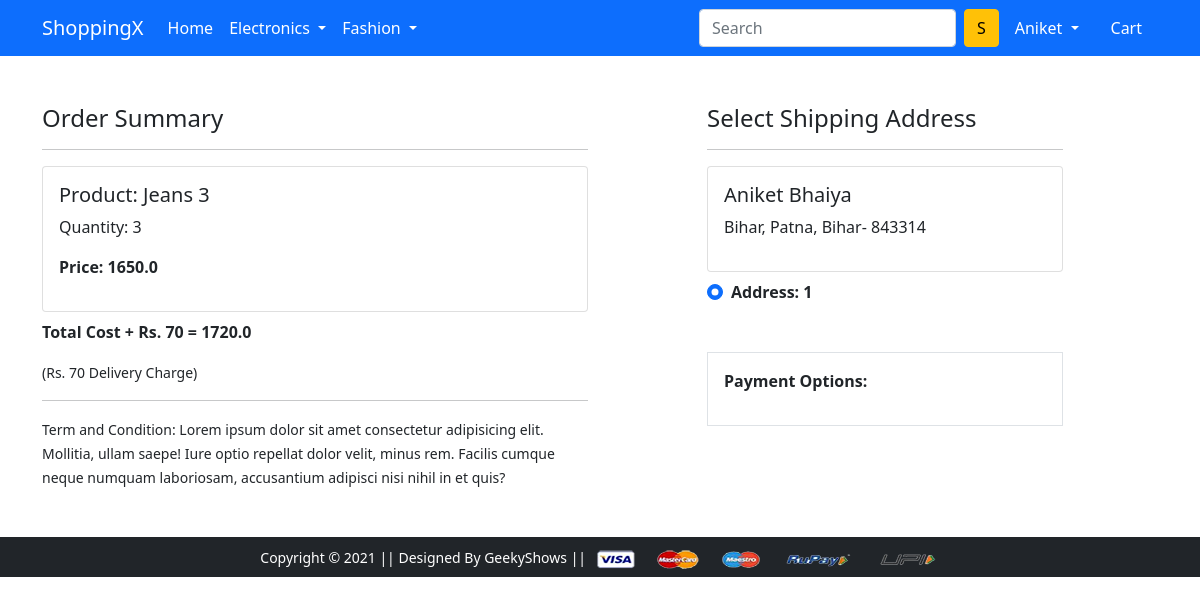
Screenshot of /checkout/ (signed in) with the database file from the repository.
### app/models.py (models this page shows, shortened)
class Cart(models.Model):
 user = models.ForeignKey(User, on_delete=models.CASCADE)
 product = models.ForeignKey(Product, on_delete=models.CASCADE)
 quantity = models.PositiveIntegerField(default=1)
 @property
 def total_cost(self):
   return self.quantity * self.product.discounted_price

class Product(models.Model):
 title = models.CharField(max_length=100)
 selling_price = models.FloatField()
 discounted_price = models.FloatField()
 description = models.TextField()
 brand = models.CharField(max_length=100)
 category = models.CharField( choices=CATEGORY_CHOICES, max_length=2)
 product_image = models.ImageField(upload_to='productimg')

class Customer(models.Model):
 user = models.ForeignKey(User, on_delete=models.CASCADE)
 name = models.CharField(max_length=200)
 locality = models.CharField(max_length=200)
 city = models.CharField(max_length=50)
 zipcode = models.IntegerField()
 state = models.CharField(choices=STATE_CHOICES, max_length=50)

### app/views.py (the view)
# urls.py: path('checkout/', views.checkout, name='checkout'),
@login_required
def checkout(request):
	user = request.user
	add = Customer.objects.filter(user=user)
	cart_items = Cart.objects.filter(user=request.user)
	amount = 0.0
	shipping_amount = 70.0
	totalamount=0.0
	cart_product = [p for p in Cart.objects.all() if p.user == request.user]
	if cart_product:
		for p in cart_product:
			tempamount = (p.quantity * p.product.discounted_price)
			amount += tempamount
		totalamount = amount+shipping_amount
	return render(request, 'app/checkout.html', {'add':add, 'cart_items':cart_items, 'totalcost':totalamount})

### app/templates/app/checkout.html (shortened to what this page needs)
{% extends 'app/base.html' %}
{% load static %}
{% block main-content %}
<div class="container">
 <div class="row mt-5">
  <div class="col-sm-6">
    <h4>Order Summary</h4>
    <hr>
    {% for item in cart_items %}
      <div class="card mb-2">
        <div class="card-body">
          <h5>Product: {{item.product.title}}</h5>
          <p>Quantity: {{item.quantity}}</p>
          <p class="fw-bold">Price: {{item.total_cost}}</p>
        </div>
      </div>
    {% endfor %}
    <p class="fw-bold">Total Cost + Rs. 70  = {{totalcost}}</p>
    <small>(Rs. 70 Delivery Charge)</small> <hr>
    <small>Term and Condition: Lorem ipsum dolor sit amet consectetur adipisicing elit. Mollitia, ullam saepe! Iure optio repellat dolor velit, minus rem. Facilis cumque neque numquam laboriosam, accusantium adipisci nisi nihil in et quis?</small>
  </div>
  <div class="col-sm-4 offset-sm-1">
    <h4>Select Shipping Address</h4>
    <hr>
    <form action="/paymentdone" id="myform">
    {% for ad in add %}
      <div class="card">
        <div class="card-body">
        <h5>{{ad.name}}</h5>
        <p>{{ad.locality}}, {{ad.city}}, {{ad.state}}- {{ad.zipcode}}</p>
        </div>
      </div>
        <div class="form-check mt-2 mb-5">
          <input class="form-check-input" type="radio" name="custid" id="custadd{{forloop.counter}}" value="{{ad.id}}" checked>
          <label class="form-check-label fw-bold" for="custadd{{forloop.counter}}">
            Address: {{ forloop.counter }} </label>
        </div>
      {% endfor %}
        <div class="border p-3">
          <p class="fw-bold">Payment Options:</p>
        </div>
      </form>
    </div>
  </div>
</div>
{% endblock main-content %}

### app/templates/app/base.html (shortened to what this page needs)
<!doctype html>
{% load static %}
<html lang="en">
  <head>
    <link href="https://cdn.jsdelivr.net/npm/bootstrap@5.0.0-beta1/dist/css/bootstrap.min.css" rel="stylesheet">
    <link rel="stylesheet" href="{% static 'app/css/owl.carousel.min.css' %}">
    <link rel="stylesheet" href="{% static 'app/css/all.min.css' %}">
    <link rel="stylesheet" href="{% static 'app/css/style.css' %}">
  </head>
  <body>
    <nav class="navbar navbar-expand-lg navbar-dark bg-primary">
     <div class="container">
       <a class="navbar-brand" href="/">ShoppingX</a>
       <div class="collapse navbar-collapse" id="navbarSupportedContent">
         <ul class="navbar-nav me-auto mb-2 mb-lg-0">
           <li class="nav-item">
             <a class="nav-link active" aria-current="page" href="/">Home</a>
           </li>
           <li class="nav-item dropdown">
             <a class="nav-link dropdown-toggle text-white" href="#" id="electronicsDropdown" role="button" data-bs-toggle="dropdown" aria-expanded="false">
               Electronics
             </a>
           </li>
           <li class="nav-item dropdown">
             <a class="nav-link dropdown-toggle text-white" href="#" id="fashionDropdown" role="button" data-bs-toggle="dropdown" aria-expanded="false">
               Fashion
             </a>
           </li>
         </ul>
         <form class="d-flex">
           <input class="form-control me-2" type="search" placeholder="Search" aria-label="Search">
           <button class="btn btn-warning" type="submit">S</button>
         </form>
         <div>
          <ul class="navbar-nav me-auto mb-2 mb-lg-0">
          {% if request.user.is_authenticated %}
           <li class="nav-item dropdown mx-2">
              <a class="nav-link dropdown-toggle text-white" href="#" id="profileDropdown" role="button" data-bs-toggle="dropdown" aria-expanded="false">
                {{request.user.username|capfirst}}
              </a>
            </li>
            <li class="nav-item mx-2">
              <a href="{% url 'showcart' %}" class="nav-link text-white"> Cart </a>
            </li>
            {% endif %}
          </ul>
         </div>
       </div>
     </div>
    </nav>
    {% block main-content %} {% endblock main-content %}
    <footer class="container-fluid bg-dark text-center p-2 mt-5">
        <small class="text-white">Copyright &copy; 2021 || Designed By GeekyShows || </small>
        <img src="{% static 'app/images/payment.png' %}" alt="" srcset="" class="img-fluid" height="2px">
    </footer>
  </body>
</html>

### rows the page displays
Cart: product "Jeans 3", quantity "3", total_cost "1650.0"
Customer: name "Aniket Bhaiya", locality "Bihar", city "Patna", state "Bihar", zipcode "843314"

### other values shown
{{ request.user.username|capfirst }} "Aniket"
{{ totalcost }} "1720.0"
